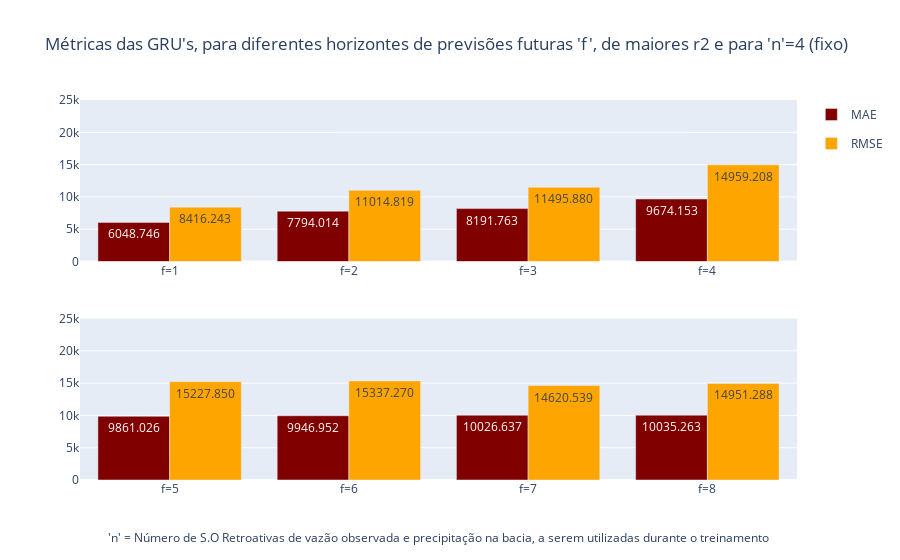

Notebook code cell kept with this figure:
### Code cell
from plotly.subplots import make_subplots
import plotly.graph_objects as go

# Custom labels for each subplot
custom_labels_r2_2 = ['f=5', 'f=6', 'f=7', 'f=8']
custom_labels_r2_1 = ['f=1', 'f=2', 'f=3', 'f=4']

# custom_labels_r2_2 = ['f=5 & n=3', 'f=6 & n=2', 'f=7 & n=1', 'f=8 & n=7']
# custom_labels_r2_1 = ['f=1 & n=7', 'f=2 & n=1', 'f=3 & n=5', 'f=4 & n=2']


# Define colors for bars
r2_color = 'maroon'
corr_color = 'orange'

# Create subplots
fig = make_subplots(rows=2, cols=1) # subplot_titles=("Custom Labels for n=5 to n=8", "Custom Labels for n=1 to n=4")

# Add traces to subplot 1
fig.add_trace(go.Bar(
    x=custom_labels_r2_1,
    y=df_plt_2['metrics.mae'][:4],
    text=df_plt_2['metrics.mae'][:4].apply(lambda x: f'{x:.3f}'),  
    hovertemplate='%{y:.3f}',
    name='MAE',
    legendgroup='mae_group',
    marker=dict(color=r2_color)
), row=1, col=1)

fig.add_trace(go.Bar(
    x=custom_labels_r2_1,
    y=df_plt_2['metrics.rmse'][:4],
    text=df_plt_2['metrics.rmse'][:4].apply(lambda x: f'{x:.3f}'),  
    hovertemplate='%{y:.3f}',
    name='RMSE',
    legendgroup='rmse_group',
    showlegend=False,
    marker=dict(color=corr_color)
), row=1, col=1)

# Add traces to subplot 2
fig.add_trace(go.Bar(
    x=custom_labels_r2_2,
    y=df_plt_2['metrics.mae'][4:],
    text=df_plt_2['metrics.mae'][4:].apply(lambda x: f'{x:.3f}'),  
    hovertemplate='%{y:.3f}',
    name='MAE',
    legendgroup='mae_group',
    showlegend=False,
    marker=dict(color=r2_color)
), row=2, col=1)

fig.add_trace(go.Bar(
    x=custom_labels_r2_2,
    y=df_plt_2['metrics.rmse'][4:],
    text=df_plt_2['metrics.rmse'][4:].apply(lambda x: f'{x:.3f}'),  
    hovertemplate='%{y:.3f}',
    name='RMSE',
    legendgroup='rmse_group',
    marker=dict(color=corr_color)
), row=2, col=1)

# Update layout
fig.update_layout(
    title=f"Métricas {name_plots}, para diferentes horizontes de previsões futuras 'f', de maiores r2 e para 'n'=4 (fixo) ",
    #xaxis=dict(title='Número de S.O Retroativas "n" a serem utilizadas durante o treinamento'),
    barmode='group',
)

# Set the same y-axis range for both subplots
fig.update_yaxes(range=[0, 25000], row=1, col=1)
fig.update_yaxes(range=[0, 25000], row=2, col=1)

# Add annotations
fig.add_annotation(text="'n' = Número de S.O Retroativas de vazão observada e precipitação na bacia, a serem utilizadas durante o treinamento",
                   xref="paper", yref="paper",
                   x=0.5, y=-0.18, showarrow=False)

# Add annotations
fig.add_annotation(text="'f' = Número da S.O Futura onde se prevê a vazão",
                   xref="paper", yref="paper",
                   x=0.5, y=-0.25, showarrow=False)

# Show the plot
fig.show()

### Figure 1 — Plotly figure (JSON) as saved in the notebook; plotly's stock layout.template omitted (floating-point values rounded to 4 significant figures)
{"data": [{"hovertemplate": "%{y:.3f}", "legendgroup": "mae_group", "marker": {"color": "maroon"}, "name": "MAE", "text": ["6048.746", "7794.014", "8191.763", "9674.153"], "type": "bar", "x": ["f=1", "f=2", "f=3", "f=4"], "xaxis": "x", "y": [6049.0, 7794.0, 8192.0, 9674.0], "yaxis": "y"}, {"hovertemplate": "%{y:.3f}", "legendgroup": "rmse_group", "marker": {"color": "orange"}, "name": "RMSE", "showlegend": false, "text": ["8416.243", "11014.819", "11495.880", "14959.208"], "type": "bar", "x": ["f=1", "f=2", "f=3", "f=4"], "xaxis": "x", "y": [8416.0, 11010.0, 11500.0, 14960.0], "yaxis": "y"}, {"hovertemplate": "%{y:.3f}", "legendgroup": "mae_group", "marker": {"color": "maroon"}, "name": "MAE", "showlegend": false, "text": ["9861.026", "9946.952", "10026.637", "10035.263"], "type": "bar", "x": ["f=5", "f=6", "f=7", "f=8"], "xaxis": "x2", "y": [9861.0, 9947.0, 10030.0, 10040.0], "yaxis": "y2"}, {"hovertemplate": "%{y:.3f}", "legendgroup": "rmse_group", "marker": {"color": "orange"}, "name": "RMSE", "text": ["15227.850", "15337.270", "14620.539", "14951.288"], "type": "bar", "x": ["f=5", "f=6", "f=7", "f=8"], "xaxis": "x2", "y": [15230.0, 15340.0, 14620.0, 14950.0], "yaxis": "y2"}], "layout": {"annotations": [{"showarrow": false, "text": "'n' = Número de S.O Retroativas de vazão observada e precipitação na bacia, a serem utilizadas durante o treinamento", "x": 0.5, "xref": "paper", "y": -0.18, "yref": "paper"}, {"showarrow": false, "text": "'f' = Número da S.O Futura onde se prevê a vazão", "x": 0.5, "xref": "paper", "y": -0.25, "yref": "paper"}], "barmode": "group", "title": {"text": "Métricas das GRU's, para diferentes horizontes de previsões futuras 'f', de maiores r2 e para 'n'=4 (fixo) "}, "xaxis": {"anchor": "y", "domain": [0, 1]}, "xaxis2": {"anchor": "y2", "domain": [0, 1]}, "yaxis": {"anchor": "x", "domain": [0.575, 1], "range": [0, 25000]}, "yaxis2": {"anchor": "x2", "domain": [0, 0.425], "range": [0, 25000]}}}
